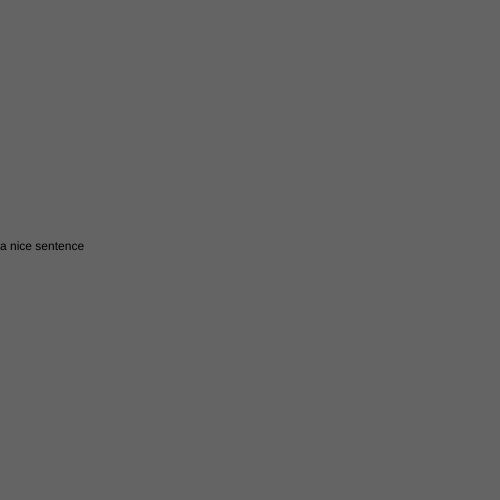
Frame 1 (no input)
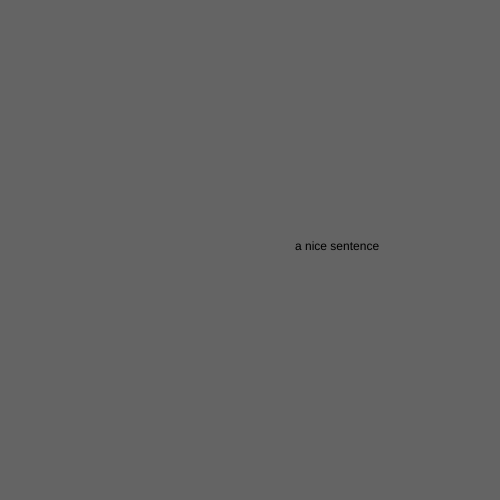
Frame 60 (no input)
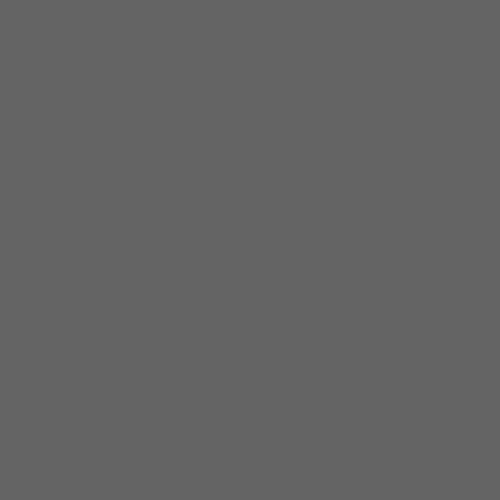
Frame 120 (the mouse pressed at the canvas centre since frame 60)

The p5.js sketch that drew these frames (run headless with seeded random() and noise() and a simulated clock; from frame 60 on, the mouse is pressed at the canvas centre):

// p5.js sketch
// ── sketch.js
var x = 0 ;

function setup() {
  createCanvas(500, 500);
}

function draw() {
  background(100);

  text("a nice sentence", x, 250);

  x += 5;

  if (x > width) {
      x = -500 ;
  }
}
